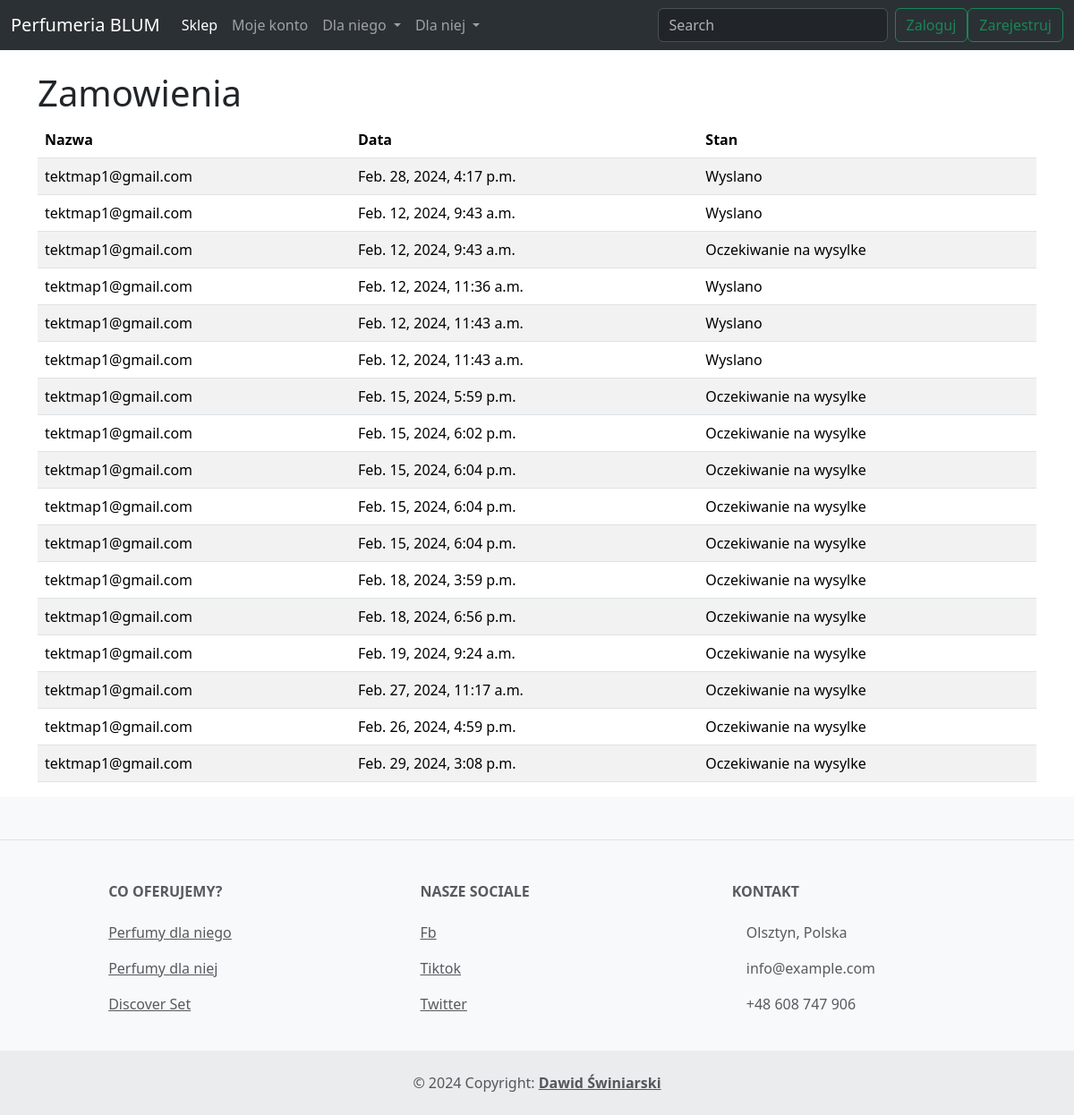
The app's page /my_orders/ (signed in), older data.
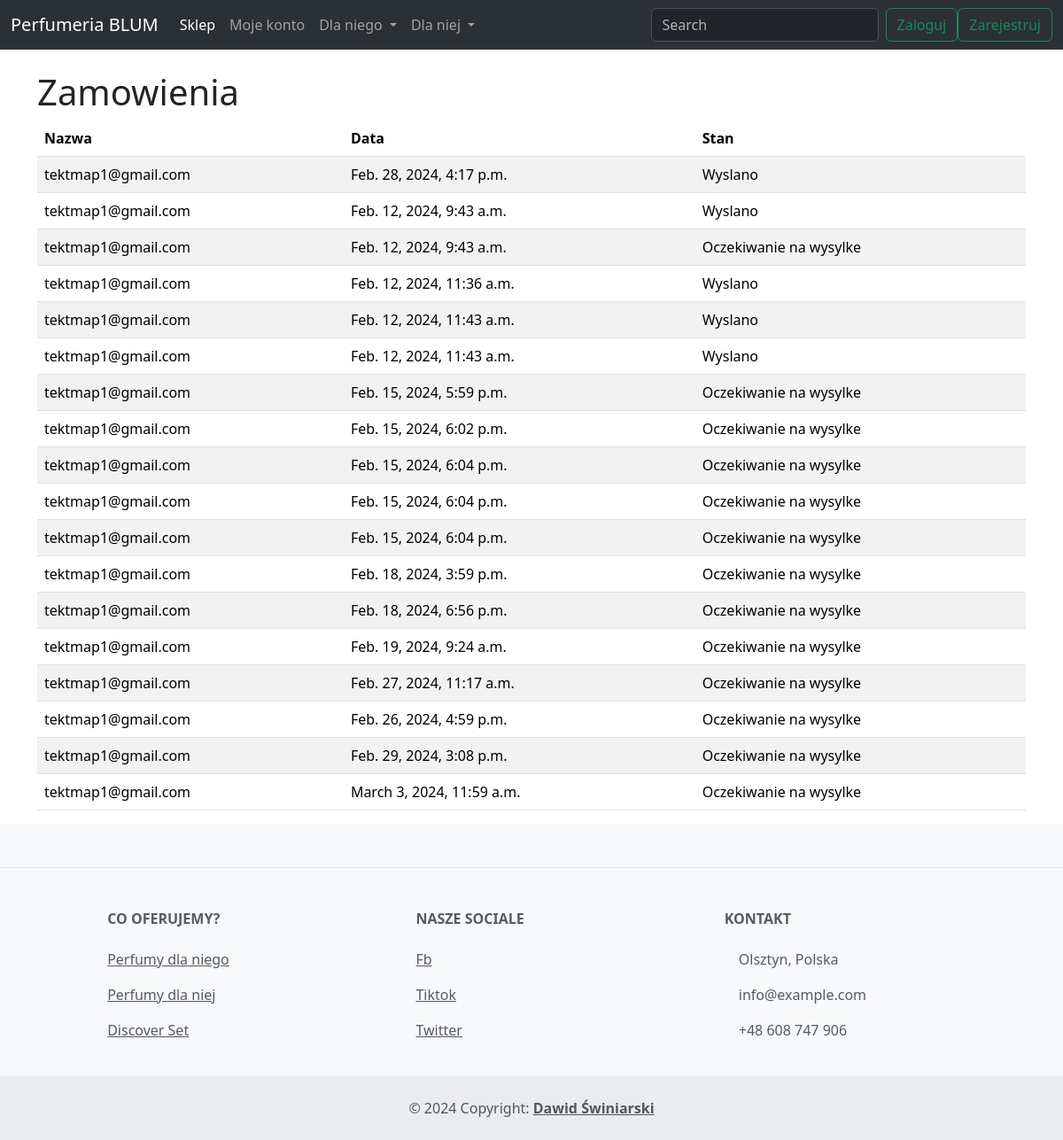
The same page, newer data.
### product/models.py (models this page shows, shortened)
class Card(models.Model):
    user = models.ForeignKey(to=User, on_delete=models.CASCADE, default="", blank=True)
    quantity = models.IntegerField(default=1, blank=True)
    price = models.IntegerField(default=0)
    street = models.CharField(max_length=100, default="", blank=True)
    city = models.CharField(max_length=100, default="", blank=True)
    postal_code = models.CharField(max_length=6, default="", blank=True)
    phone_number = models.CharField(max_length=9, default="", blank=True)
    email = models.EmailField(default="", blank=True)
    first_name = models.CharField(max_length=50, default="", blank=True)
    last_name = models.CharField(max_length=50, default="", blank=True)
    promo_code = models.CharField(max_length=10, default="", blank=True)
    is_order = models.BooleanField(default=False, blank=True)
    date = models.DateTimeField(default=django.utils.timezone.now, blank=True)
    is_shipped = models.BooleanField(default=False)
    is_delivered = models.BooleanField(default=False)

### users/models.py (models this page shows)
class User(AbstractUser):
    address = models.CharField(max_length=50,default="")
    phone_number = models.IntegerField(default=0)
    is_staff = models.BooleanField(default=False)
    USERNAME_FIELD = 'email'
    email = models.EmailField( unique=True)  # changes email to unique and blank to false
    REQUIRED_FIELDS = []  # removes email from REQUIRED_FIELDS

### product/views.py (the view)
# urls.py: path('my_orders/',UserOrders.as_view(),name='my_orders'),
class UserOrders(View):
    def get(self, request):
        orders = Card.objects.filter(user=request.user)
        context = {
            'orders': orders
        }
        return render(request, 'product/user_orderview.html', context=context)

### templates/product/user_orderview.html (shortened to what this page needs)
{% extends 'base.html' %}
{% block content %}
    <div class="container">
         <h1 class="mt-4">Zamowienia</h1>
            <div class="row">
                <div class="col-md-12">
                    <table class="table table-striped">
                        <thead>
                            <tr>
                                <th scope="col">Nazwa</th>
                                <th scope="col">Data</th>
                                <th scope="col">Stan</th>
                            </tr>
                        </thead>
                        <tbody>
                            {% for order in orders %}
                                <tr>
                                    <td>{{ order.user.email }}</td>
                                    <td>{{ order.date }}</td>
                                    {% if order.is_shipped %}
                                        <td>Wyslano</td>
                                    {% else %}
                                        <td>Oczekiwanie na wysylke</td>
                                    {% endif %}
                                </tr>
                            {% endfor %}
                        </tbody>
                    </table>
                </div>
        </div>
     </div>
{% endblock %}

Row changes from the older to the newer data that the page shows:
added Card: user.email "tektmap1@gmail.com", date "March 3, 2024, 11:59 a.m.", is_shipped "Oczekiwanie na wysylke"
